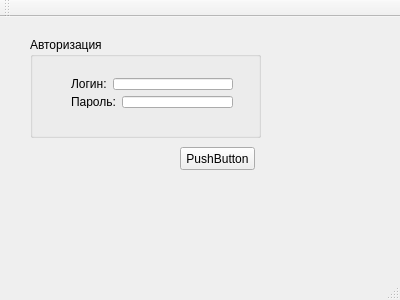
<?xml version="1.0" encoding="UTF-8"?>
<ui version="4.0">
 <class>MainWindow</class>
 <widget class="QMainWindow" name="MainWindow">
  <property name="geometry">
   <rect>
    <x>0</x>
    <y>0</y>
    <width>400</width>
    <height>300</height>
   </rect>
  </property>
  <property name="windowTitle">
   <string>MainWindow</string>
  </property>
  <widget class="QWidget" name="centralWidget">
   <widget class="QGroupBox" name="groupBox">
    <property name="geometry">
     <rect>
      <x>30</x>
      <y>20</y>
      <width>231</width>
      <height>101</height>
     </rect>
    </property>
    <property name="title">
     <string>Авторизация</string>
    </property>
    <widget class="QWidget" name="">
     <property name="geometry">
      <rect>
       <x>30</x>
       <y>30</y>
       <width>184</width>
       <height>52</height>
      </rect>
     </property>
     <layout class="QVBoxLayout" name="verticalLayout">
      <item>
       <layout class="QHBoxLayout" name="horizontalLayout">
        <item>
         <widget class="QLabel" name="label">
          <property name="text">
           <string>Логин:</string>
          </property>
         </widget>
        </item>
        <item>
         <widget class="QLineEdit" name="login1"/>
        </item>
       </layout>
      </item>
      <item>
       <layout class="QHBoxLayout" name="horizontalLayout_2">
        <item>
         <widget class="QLabel" name="label_2">
          <property name="text">
           <string>Пароль:</string>
          </property>
         </widget>
        </item>
        <item>
         <widget class="QLineEdit" name="pass1"/>
        </item>
       </layout>
      </item>
     </layout>
    </widget>
   </widget>
   <widget class="QPushButton" name="pushButton">
    <property name="geometry">
     <rect>
      <x>180</x>
      <y>130</y>
      <width>75</width>
      <height>23</height>
     </rect>
    </property>
    <property name="text">
     <string>PushButton</string>
    </property>
   </widget>
  </widget>
  <widget class="QMenuBar" name="menuBar">
   <property name="geometry">
    <rect>
     <x>0</x>
     <y>0</y>
     <width>400</width>
     <height>21</height>
    </rect>
   </property>
  </widget>
  <widget class="QToolBar" name="mainToolBar">
   <attribute name="toolBarArea">
    <enum>TopToolBarArea</enum>
   </attribute>
   <attribute name="toolBarBreak">
    <bool>false</bool>
   </attribute>
  </widget>
  <widget class="QStatusBar" name="statusBar"/>
 </widget>
 <layoutdefault spacing="6" margin="11"/>
 <resources/>
 <connections/>
</ui>
